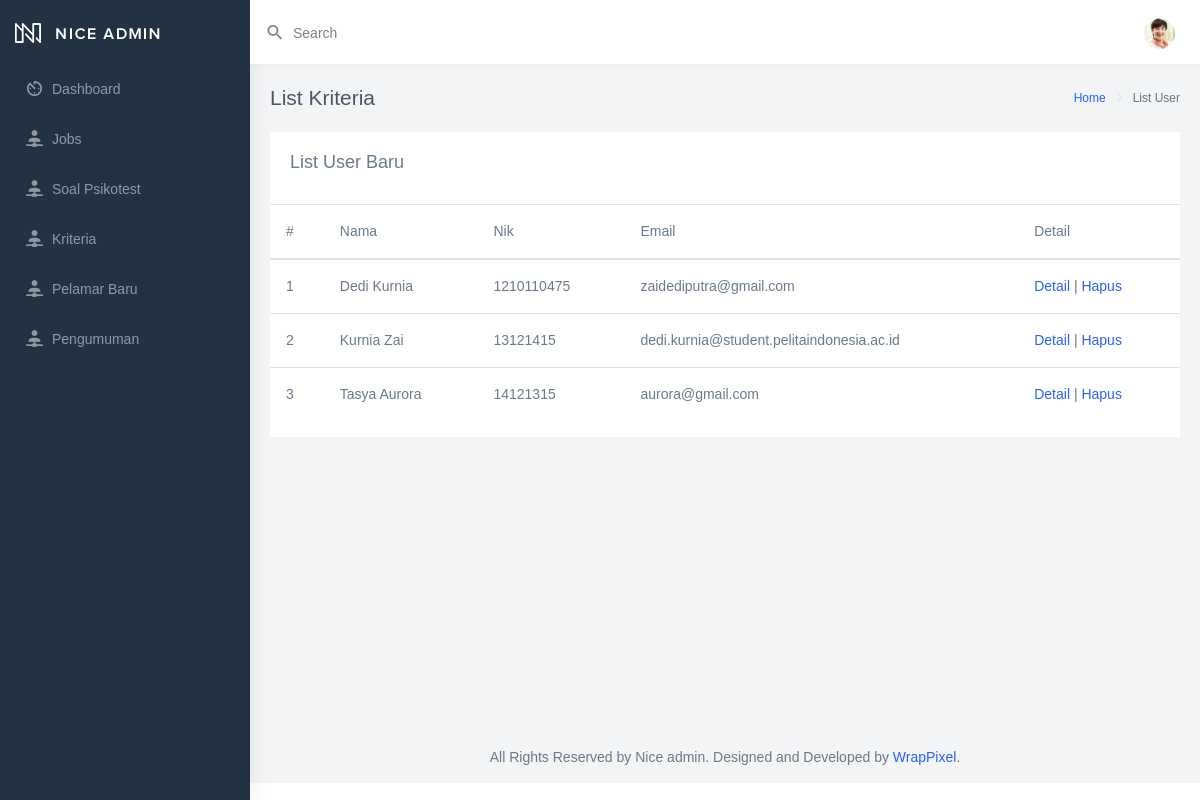
The app's page /admin/user_baru.php, older data.
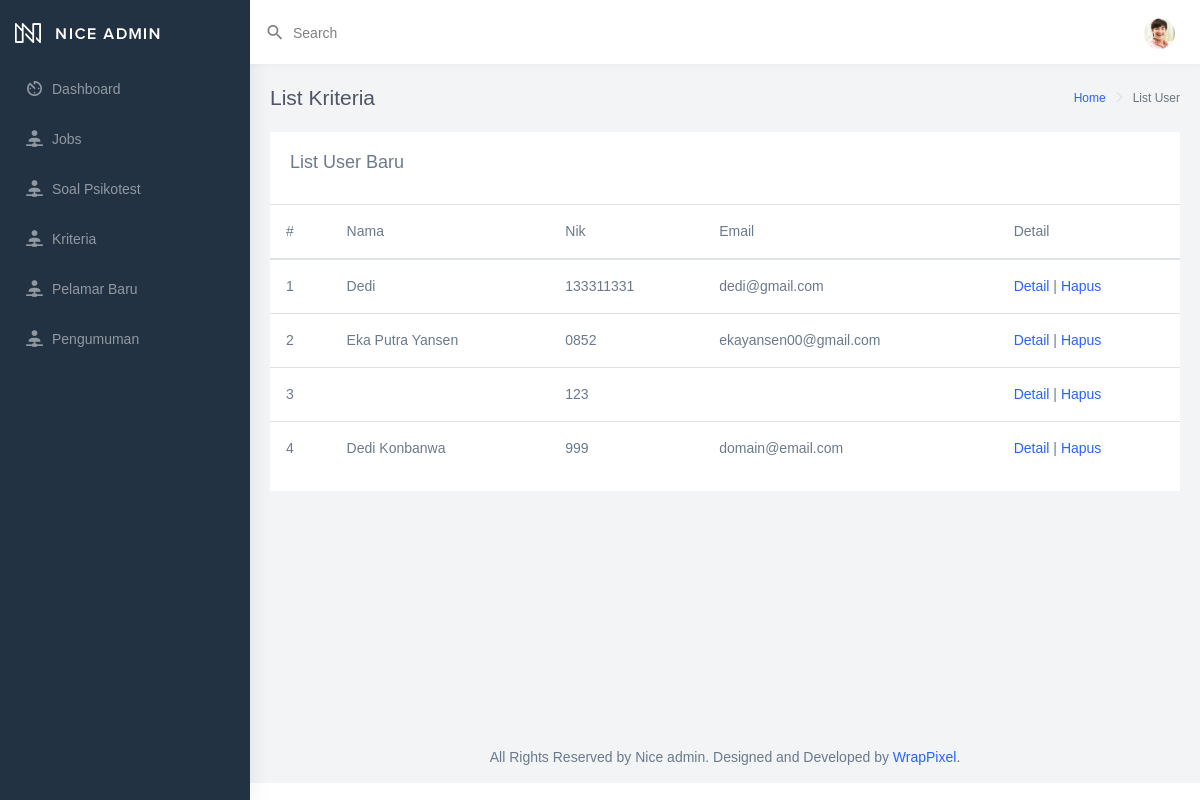
The same page, newer data.
### tables this page shows
CREATE TABLE `pelamar` (
  `id_pelamar` int(11) NOT NULL,
  `nik` varchar(25) NOT NULL,
  `password` varchar(50) NOT NULL,
  `nama` varchar(25) DEFAULT NULL,
  `email` varchar(50) DEFAULT NULL,
  `alamat` varchar(50) DEFAULT NULL,
  `tmp_lahir` varchar(50) DEFAULT NULL,
  `tgl_lahir` date DEFAULT NULL,
  `umur` int(11) DEFAULT NULL,
  `hp` varchar(20) DEFAULT NULL,
  `pendidikan` varchar(50) DEFAULT NULL,
  `pengalaman` int(5) DEFAULT NULL,
  `cv` varchar(255) DEFAULT NULL,
  `foto` varchar(255) DEFAULT NULL,
  `sertifikat_keahlian` varchar(250) DEFAULT NULL,
  `ijazah` varchar(255) DEFAULT NULL,
  `surat_kesehatan` varchar(255) DEFAULT NULL,
  `id_job` varchar(10) DEFAULT NULL,
  `kategori` varchar(20) DEFAULT NULL,
  `test_tulis` varchar(20) DEFAULT NULL,
  `wawancara` varchar(20) DEFAULT NULL,
  `kesehatan` varchar(20) DEFAULT NULL,
  `keterangan` varchar(30) DEFAULT NULL,
  `catatan` varchar(100) NOT NULL
);

### admin/user_baru.php (the view, shortened to what this page needs)
<?php include('template/header.php');?>
        <div class="page-wrapper">
            <div class="page-breadcrumb">
                <div class="row">
                    <div class="col-5 align-self-center">
                        <h4 class="page-title">List Kriteria</h4>
                    </div>
                    <div class="col-7 align-self-center">
                        <div class="d-flex align-items-center justify-content-end">
                            <nav aria-label="breadcrumb">
                                <ol class="breadcrumb">
                                    <li class="breadcrumb-item">
                                        <a href="index.php">Home</a>
                                    </li>
                                    <li class="breadcrumb-item active" aria-current="page">List User</li>
                                </ol>
                            </nav>
                        </div>
                    </div>
                </div>
            </div>
            <div class="container-fluid">
                <div class="row">
                    <div class="col-12">
                        <div class="card">
                            <div class="card-body">
                                <h4 class="card-title">List User Baru</h4>
                            </div>
                            <div class="table-responsive">
                                <table class="table table-hover">
                                    <thead>
                                        <tr>
                                            <th scope="col">#</th>
                                            <th scope="col">Nama</th>
                                            <th scope="col">Nik</th>
                                            <th scope="col">Email</th>
                                            <th scope="col">Detail</th>
                                        </tr>
                                    </thead>
                                    <tbody>
                                        <?php
                                        include('koneksi.php');
                                        $sql = mysqli_query($koneksi, "SELECT * FROM pelamar");
                                        $no = 1;
                                        while($d = mysqli_fetch_array($sql)){
                                        ?>
                                        <tr>
                                            <th scope="row"><?php echo $no++;?></th>
                                            <td><?php echo $d['nama']; ?></td>
                                            <td><?php echo $d['nik'];?></td>
                                            <td><?php echo $d['email'];?></td>
                                            <td><a href="detailuser.php?id=<?php echo $d['id_pelamar'];?>">Detail</a> | <a href="hapus_user.php?id=<?php echo $d['id_pelamar'];?>">Hapus</a></td>
                                        </tr>
                                    <?php } ?>
                                    </tbody>
                                </table>
                            </div>
                        </div>
                    </div>
                </div>
            </div>
            <?php include('template/footer.php');?>

### admin/template/header.php (shortened to what this page needs)
<!DOCTYPE html>
<html dir="ltr" lang="en">
<head>
    <link href="assets/libs/chartist/dist/chartist.min.css" rel="stylesheet">
    <link href="dist/css/style.min.css" rel="stylesheet">
    <link rel="stylesheet" href="https://cdnjs.cloudflare.com/ajax/libs/font-awesome/4.7.0/css/font-awesome.min.css">
</head>
<body>
    <div id="main-wrapper" data-navbarbg="skin6" data-theme="light" data-layout="vertical" data-sidebartype="full"
        data-boxed-layout="full">
        <header class="topbar" data-navbarbg="skin6">
            <nav class="navbar top-navbar navbar-expand-md navbar-light">
                <div class="navbar-header" data-logobg="skin5">
                    <div class="navbar-brand">
                        <a href="index.php" class="logo">
                            <b class="logo-icon">
                                <img src="assets/images/logo-light-icon.png" alt="homepage" class="light-logo" />
                            </b>
                            <span class="logo-text">
                                <img src="assets/images/logo-light-text.png" class="light-logo" alt="homepage" />
                            </span>
                        </a>
                    </div>
                </div>
                <div class="navbar-collapse collapse" id="navbarSupportedContent" data-navbarbg="skin6">
                    <ul class="navbar-nav float-left mr-auto">
                        <li class="nav-item search-box">
                            <a class="nav-link waves-effect waves-dark" href="javascript:void(0)">
                                <div class="d-flex align-items-center">
                                    <i class="mdi mdi-magnify font-20 mr-1"></i>
                                    <div class="ml-1 d-none d-sm-block">
                                        <span>Search</span>
                                    </div>
                                </div>
                            </a>
                        </li>
                    </ul>
                    <ul class="navbar-nav float-right">
                        <li class="nav-item dropdown">
                            <a class="nav-link dropdown-toggle text-muted waves-effect waves-dark pro-pic" href=""
                                data-toggle="dropdown" aria-haspopup="true" aria-expanded="false"><img
                                    src="assets/images/users/1.jpg" alt="user" class="rounded-circle"
                                    width="31"></a>
                        </li>
                    </ul>
                </div>
            </nav>
        </header>
        <aside class="left-sidebar" data-sidebarbg="skin5">
            <div class="scroll-sidebar">
                <nav class="sidebar-nav">
                    <ul id="sidebarnav">
                        <li class="sidebar-item">
                            <a class="sidebar-link waves-effect waves-dark sidebar-link" href="index.php"
                                aria-expanded="false">
                                <i class="mdi mdi-av-timer"></i>
                                <span class="hide-menu">Dashboard</span>
                            </a>
                        </li>
                        <li class="sidebar-item">
                            <a class="sidebar-link waves-effect waves-dark sidebar-link" href="post_jobs.php"
                                aria-expanded="false">
                                <i class="mdi mdi-account-network"></i>
                                <span class="hide-menu">Jobs</span>
                            </a>
                        </li>
                        <li class="sidebar-item">
                            <a class="sidebar-link waves-effect waves-dark sidebar-link" href="soal.php"
                                aria-expanded="false">
                                <i class="mdi mdi-account-network"></i>
                                <span class="hide-menu">Soal Psikotest</span>
                            </a>
                        </li>
                        <li class="sidebar-item">
                            <a class="sidebar-link waves-effect waves-dark sidebar-link" href="kriteria.php"
                                aria-expanded="false">
                                <i class="mdi mdi-account-network"></i>
                                <span class="hide-menu">Kriteria</span>
                            </a>
                        </li>
                        <li class="sidebar-item">
                            <a class="sidebar-link waves-effect waves-dark sidebar-link" href="pelamar_baru.php"
                                aria-expanded="false">
                                <i class="mdi mdi-account-network"></i>
                                <span class="hide-menu">Pelamar Baru</span>
                            </a>
                        </li>
                        <li class="sidebar-item">
                            <a class="sidebar-link waves-effect waves-dark sidebar-link" href="pengumuman.php"
                                aria-expanded="false">
                                <i class="mdi mdi-account-network"></i>
                                <span class="hide-menu">Pengumuman</span>
                            </a>
                        </li>
                    </ul>
                </nav>
            </div>
        </aside>

### admin/template/footer.php (shortened to what this page needs)
            <footer class="footer text-center">
                All Rights Reserved by Nice admin. Designed and Developed by
                <a href="https://wrappixel.com">WrapPixel</a>.
            </footer>
        </div>
    </div>
</body>
</html>

Row changes from the older to the newer data that the page shows:
removed pelamar: nama "Tasya Aurora", nik "14121315", email "aurora@gmail.com"
added pelamar: nama "Dedi", nik "133311331", email "dedi@gmail.com"
added pelamar: nama "Eka Putra Yansen", nik "0852", email "ekayansen00@gmail.com"
changed pelamar (number 3 of 4 on the later page): nik "1210110475" → "123"; nama "Dedi Kurnia" → (not shown); email "zaidediputra@gmail.com" → (not shown)
changed pelamar: nama "Kurnia Zai" → "Dedi Konbanwa"; nik "13121415" → "999"; email "dedi.kurnia@student.pelitaindonesia.ac.id" → "domain@email.com"
